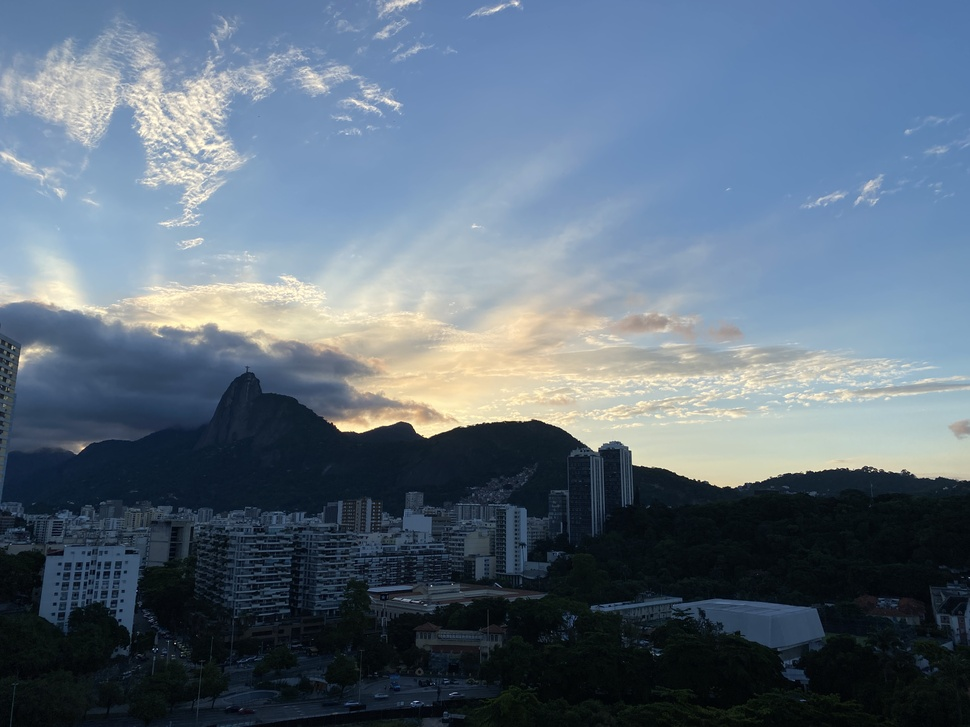
#> input picture pictures/ex_1/a.jpg, 970 x 727 px, shrunk from 4032 x 3024 before the run; its folder holds 2 pictures in this run
$ python select_points.py
#> lines starting #> are read from the running program, lines starting #| are printed output that depends on the picture
"""
Point correspondence selector.

Usage:
    python select_points.py [example]

Opens both images from pictures/<example>/ and lets you pick 4 corresponding
points by clicking alternately between them. Saves the result to
pictures/<example>/points.json, which the notebook reads from.
"""

import sys
import json
import os
import argparse

import matplotlib
_BACKENDS = [("TkAgg", "tkinter"), ("Qt5Agg", "PyQt5"), ("QtAgg", "PyQt6"), ("GTK3Agg", "gi")]
for _backend, _dep in _BACKENDS:
    try:
        __import__(_dep)
        matplotlib.use(_backend)
        break
    except ImportError:
        continue
else:
    print("No GUI backend found. Install tkinter, PyQt5, PyQt6, or gi.")
    sys.exit(1)

import matplotlib.pyplot as plt
import matplotlib.image as mpimg


N_POINTS = 4
COLORS = ["red", "lime", "blue", "orange"]


def main():
    parser = argparse.ArgumentParser(description="Pick corresponding points between two images.")
    parser.add_argument("example", nargs="?", default="ex_1",
                        help="Example folder name under pictures/ (default: ex_1)")
    args = parser.parse_args()

    img_dir = os.path.join("pictures", args.example)
    img_files = sorted(
        f for f in os.listdir(img_dir)
        if f.lower().endswith((".jpg", ".jpeg", ".png"))
    )

    if len(img_files) < 2:
        print(f"Error: need at least 2 images in {img_dir}")
        sys.exit(1)

    img_a = mpimg.imread(os.path.join(img_dir, img_files[0]))
#> img_a is the input picture: shape (727, 970, 3); mean R, G, B 93.1, 108.9, 124.6
    img_b = mpimg.imread(os.path.join(img_dir, img_files[1]))
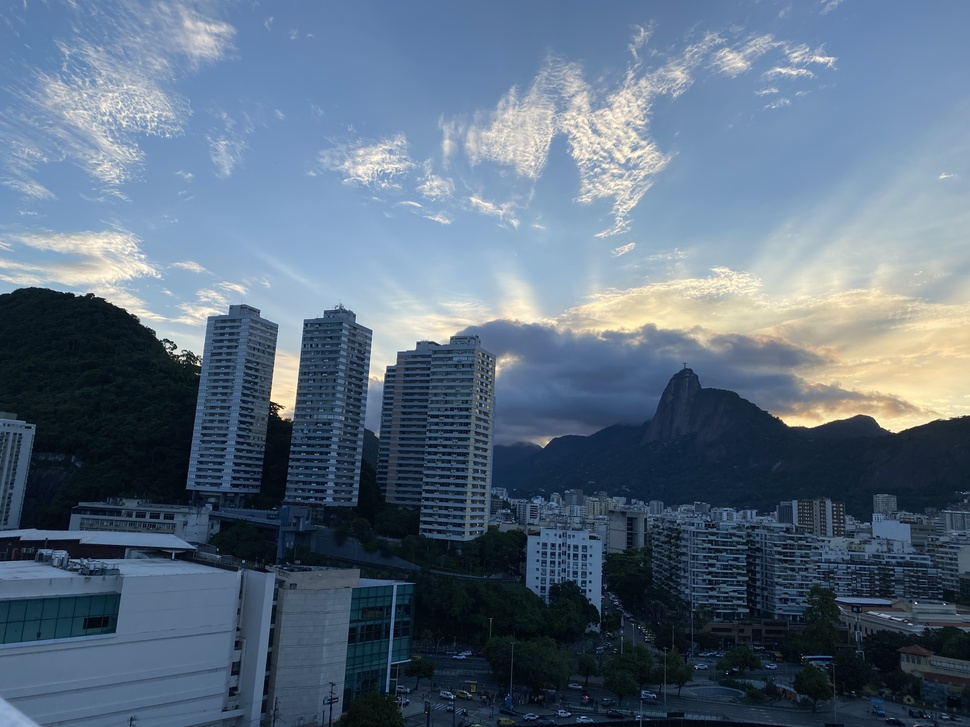
#> input picture pictures/ex_1/b.jpg, 970 x 727 px, shrunk from 4032 x 3024 before the run
#> img_b is the input picture: shape (727, 970, 3); mean R, G, B 90.6, 108.7, 127.7

    points_a = []
    points_b = []
    state = {"next": "a", "count": 0}

    fig, (ax_a, ax_b) = plt.subplots(2, 1, figsize=(10, 16))
    ax_a.imshow(img_a)
    ax_a.set_title(f"{img_files[0]} — click point 1", fontsize=13)
    ax_a.axis("off")
    ax_b.imshow(img_b)
    ax_b.set_title(img_files[1], fontsize=13)
    ax_b.axis("off")
    plt.tight_layout()

    def on_click(event):
        total = state["count"]
        if total >= N_POINTS * 2 or event.xdata is None:
            return

        pair_idx = total // 2

        if state["next"] == "a" and event.inaxes is ax_a:
            points_a.append([event.xdata, event.ydata])
            ax_a.plot(event.xdata, event.ydata, "o", color=COLORS[pair_idx], markersize=9)
            ax_a.text(event.xdata + 8, event.ydata - 8, str(pair_idx + 1),
                      color=COLORS[pair_idx], fontsize=12, fontweight="bold")
            state["next"] = "b"
            state["count"] += 1
            ax_a.set_title(f"{img_files[0]} — {pair_idx + 1}/{N_POINTS} done", fontsize=13)
            ax_b.set_title(f"{img_files[1]} — click point {pair_idx + 1}", fontsize=13)

        elif state["next"] == "b" and event.inaxes is ax_b:
            points_b.append([event.xdata, event.ydata])
            ax_b.plot(event.xdata, event.ydata, "o", color=COLORS[pair_idx], markersize=9)
            ax_b.text(event.xdata + 8, event.ydata - 8, str(pair_idx + 1),
                      color=COLORS[pair_idx], fontsize=12, fontweight="bold")
            state["count"] += 1
            if state["count"] < N_POINTS * 2:
                next_pair = state["count"] // 2
                state["next"] = "a"
                ax_a.set_title(f"{img_files[0]} — click point {next_pair + 1}", fontsize=13)
                ax_b.set_title(f"{img_files[1]} — {pair_idx + 1}/{N_POINTS} done", fontsize=13)
            else:
                ax_a.set_title(f"{img_files[0]} — done ✓", fontsize=13)
                ax_b.set_title(f"{img_files[1]} — done ✓", fontsize=13)
                out_path = os.path.join(img_dir, "points.json")
                with open(out_path, "w") as f:
                    json.dump({"images": img_files[:2],
                               "points_a": points_a,
                               "points_b": points_b}, f, indent=2)
                print(f"Saved {N_POINTS} correspondences to {out_path}")

        fig.canvas.draw_idle()

    fig.canvas.mpl_connect("button_press_event", on_click)
    print(f"Click alternately: point 1 in A → point 1 in B → ... ({N_POINTS} pairs total)")
    plt.show()
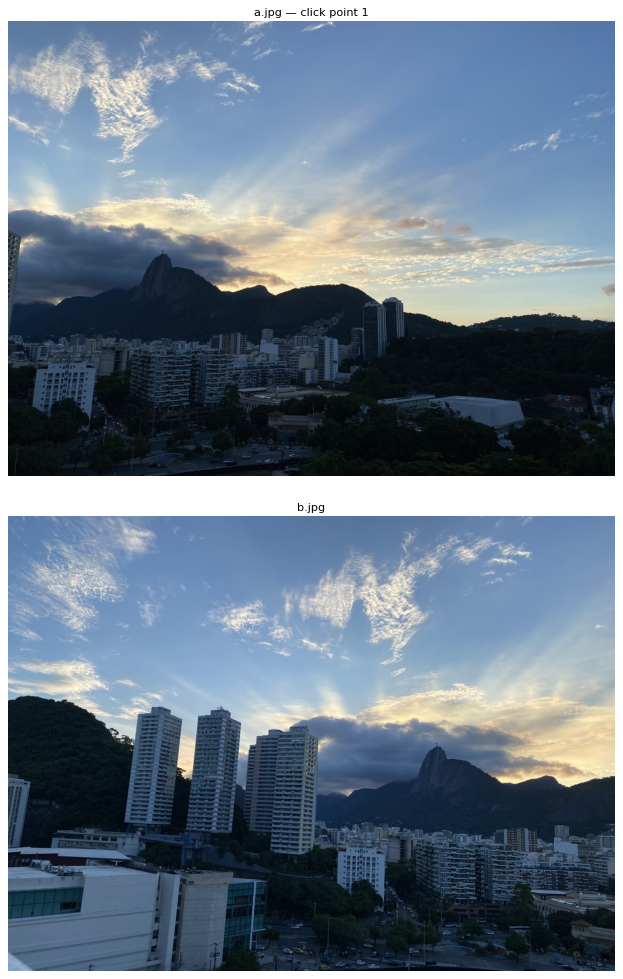
#> figure drawn by matplotlib, 2 panels


if __name__ == "__main__":
    main()
